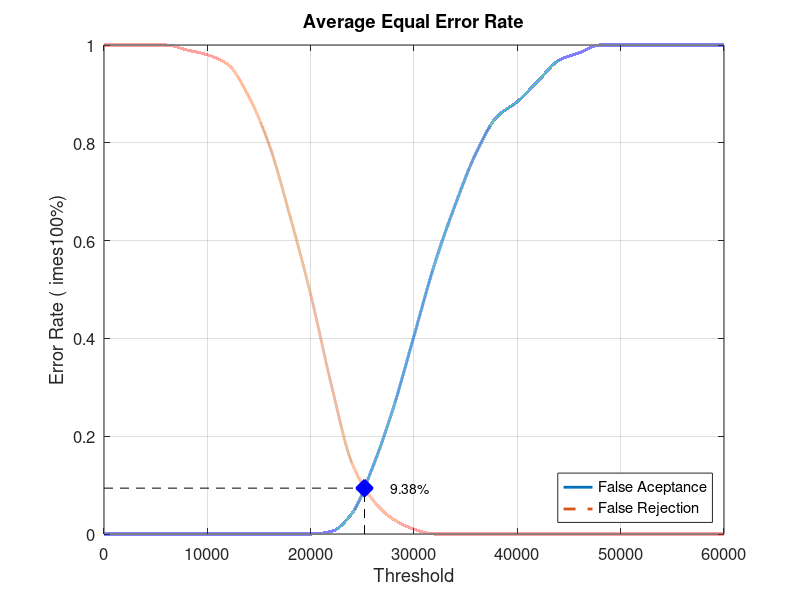
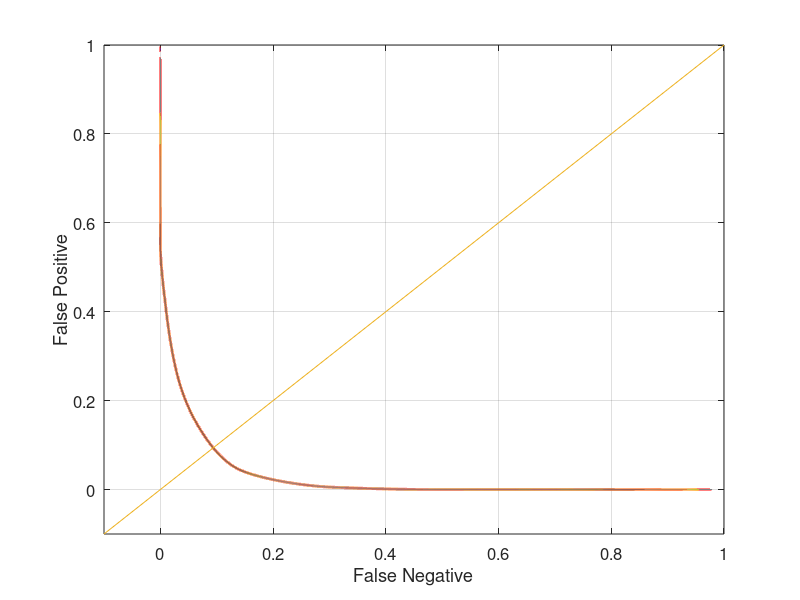

Here is the MATLAB script that generated these plots, in order:
close all;
clear;
clc;
x = 0:2000:60000;
xq = 0:0.5:60000;

y0 = [0 0 0 0 0 0 0 0 0 0 0 0.00526316 0.0421053 0.136842 0.257895 0.405263 0.552632 0.673684 0.778947 0.852632 0.884211 0.926316 0.968421 0.984211 1 1 1 1 1 1 1]
yy0 = interp1(x, y0, xq, 'pchip');
y1 = [1 1 1 1 0.99 0.98 0.96 0.895 0.795 0.65 0.49 0.305 0.145 0.07 0.03 0.01 0 0 0 0 0 0 0 0 0 0 0 0 0 0 0]
yy1 = interp1(x, y1, xq, 'pchip');

% Calculating EER: 
y2 = abs(y0 - y1);
find(y2 == min(y2))
yy2 = abs(yy0 - yy1);
xEER = find(yy2 == min(yy2));
xEERIndex = xq(xEER) % X-axis EER
yEER = yy0(xEER) % Y-axis EER

main = figure
plot(xq, yy0,'-','LineWidth', 2);	hold on
plot(xq, yy1,'--','LineWidth', 2);	hold on
plot([xEERIndex xEERIndex], [0 yEER], 'k--');	hold on
plot([0 xEERIndex], [yEER yEER], 'k--');	hold on
plot(xEERIndex, yEER, 'bx', 'LineWidth', 10);	hold on
text(xEERIndex + 10 * xEERIndex / 100, yEER, [num2str(round((10000 * yEER)) / 100) '%'])
legend('False Aceptance', 'False Rejection', 'Location', 'SouthEast')
xlabel('Threshold')
ylabel('Error Rate (	imes100%)')
title('Average Equal Error Rate')
set(gca, 'FontSize', 12)
axis([0 60000 0 1])
grid on

print(main, 'Database1_3Main', '-dpng');
FNRxFPR = figure('Color', [1 1 1]);
plot(yy1, yy0, '-', yy1, yy0, 'LineWidth', 2);
hold on
y = -0.1:0.1:1
plot(y, y); 
set(gca, 'FontSize', 12)
xlabel('False Negative')
ylabel('False Positive')
axis([-0.1 1 -0.1 1])
set(gca, 'FontSize', 12)
grid on

print(FNRxFPR, 'Database1_3FNRxFPR','-dpng');
